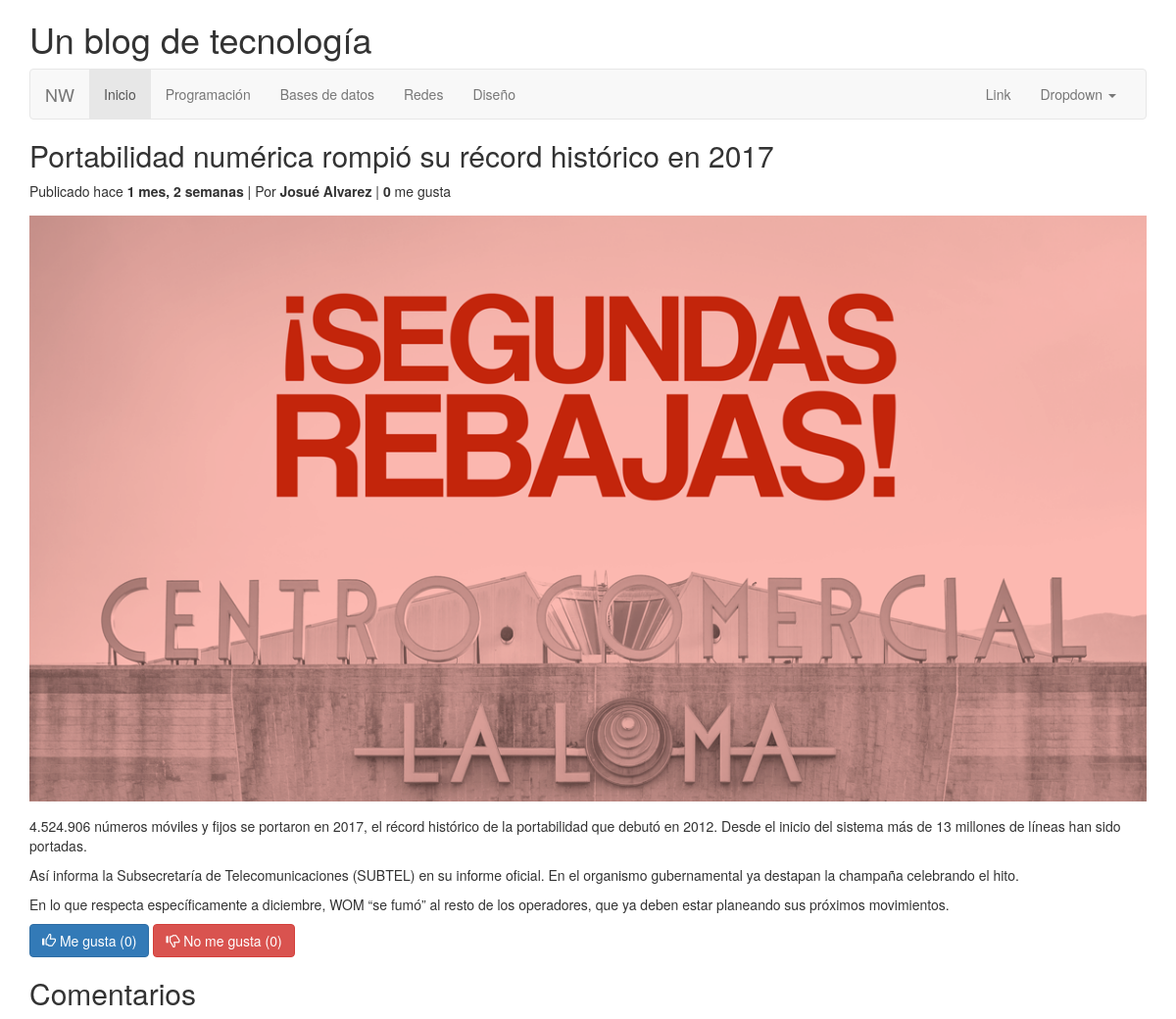
Page /articulo/portabilidad-numerica-rompio-su-record-historico-en-2017/ on the committed database.
### myapp/models.py (models this page shows, shortened)
@python_2_unicode_compatible
class Articulo(models.Model):
	titulo = models.CharField(max_length=100)
	slug = models.SlugField(unique=True, blank=True, null=True)
	portada = models.ImageField(upload_to='portadas', default='portada01.png', blank=True, null=True)
	autor = models.ForeignKey(User)
	categoria = models.ForeignKey(Categoria, blank=False, null=False)
	fecha = models.DateTimeField(auto_now_add=True)
	contenido = models.TextField()
	likes = models.SmallIntegerField(default=0)
	dislikes = models.SmallIntegerField(default=0)

### myapp/views.py (the view)
# urls.py: url(r'^articulo/(?P<slug>[-\w]+)/$', views.articulo, name='articulo'),
def articulo(request, slug):
	art = Articulo.objects.get(slug=slug)
	return render(request, 'articulo.html', {'articulo': art})

### myapp/templates/articulo.html (shortened to what this page needs)
{% extends "base.html" %}
{% block container %}
	<article>
		<h2>{{ articulo.titulo }}</h2>
		Publicado hace <strong>{{ articulo.fecha|timesince }}</strong> |
        Por <strong>{{ articulo.autor.get_full_name }}</strong> |
        <strong>{{ articulo.likes }}</strong> me gusta
        <img class="portada" src="/media/{{ articulo.portada }}" alt="portada">
        <div>
            {{ articulo.contenido|linebreaks }}
        </div>
        <p>
        	<a href="{% url 'like' articulo.id 'like' %}" class="btn btn-primary">
        		<span class="glyphicon glyphicon-thumbs-up" aria-hidden="true"></span>
        		Me gusta
        		({{ articulo.likes }})
        	</a>
        	<a href="{% url 'like' articulo.id 'dislike' %}" class="btn btn-danger">
        		<span class="glyphicon glyphicon-thumbs-down" aria-hidden="true"></span>
        		No me gusta
        		({{ articulo.dislikes }})
        	</a>
        </p>
	</article>
	<h2>Comentarios</h2>
{% endblock %}

### myapp/templates/base.html (shortened to what this page needs)
<!DOCTYPE html>
<html lang="en">
<head>
	{% load static %}
	<link rel="stylesheet" href="{% static 'myapp/bootstrap/css/bootstrap.css' %}">
	<link rel="stylesheet" href="{% static 'myapp/css/mis_estilos.css' %}">
</head>
<body>
	<div class="container">
		<h1>Un blog de tecnología</h1>
		<nav class="navbar navbar-default">
		  <div class="container-fluid">
		    <div class="navbar-header">
		      <a class="navbar-brand" href="/">NW</a>
		    </div>
		    <div class="collapse navbar-collapse" id="bs-example-navbar-collapse-1">
		      <ul class="nav navbar-nav">
		        <li class="active"><a href="#">Inicio <span class="sr-only">(current)</span></a></li>
		        <li><a href="#">Programación</a></li>
		        <li><a href="#">Bases de datos</a></li>
		        <li><a href="#">Redes</a></li>
		        <li><a href="#">Diseño</a></li>
		      </ul>
		      <ul class="nav navbar-nav navbar-right">
		        <li><a href="#">Link</a></li>
		        <li class="dropdown">
		          <a href="#" class="dropdown-toggle" data-toggle="dropdown" role="button" aria-haspopup="true" aria-expanded="false">Dropdown <span class="caret"></span></a>
		        </li>
		      </ul>
		    </div>
		  </div>
		</nav>
		{% block container %}{% endblock %}
	</div>
</body>
</html>

### myapp/static/myapp/css/mis_estilos.css (style rules this page uses)
.portada { display: block; margin: 15px 0; width: 100%; }

### rows in the picture
Articulo: titulo "Portabilidad numérica rompió su récord histórico en 2017", fecha "1 mes, 2 semanas", autor.get_full_name "Josué Alvarez", likes "0", portada (picture), contenido "4.524.906 números móviles y fijos se portaron en 2017, el récord histórico de la portabilidad que debutó en 2012. Desde el inicio del sistema más de 13 millones de líneas han sido portadas. Así informa la Subsecretaría de Telecomunicaciones (SUBTEL) en su informe oficial. En el organismo gubernamental ya destapan la champaña celebrando el hito. En lo que respecta específicamente a diciembre, WOM “se fumó” al resto de los operadores, que ya deben estar planeando sus próximos movimientos.", dislikes "0"
